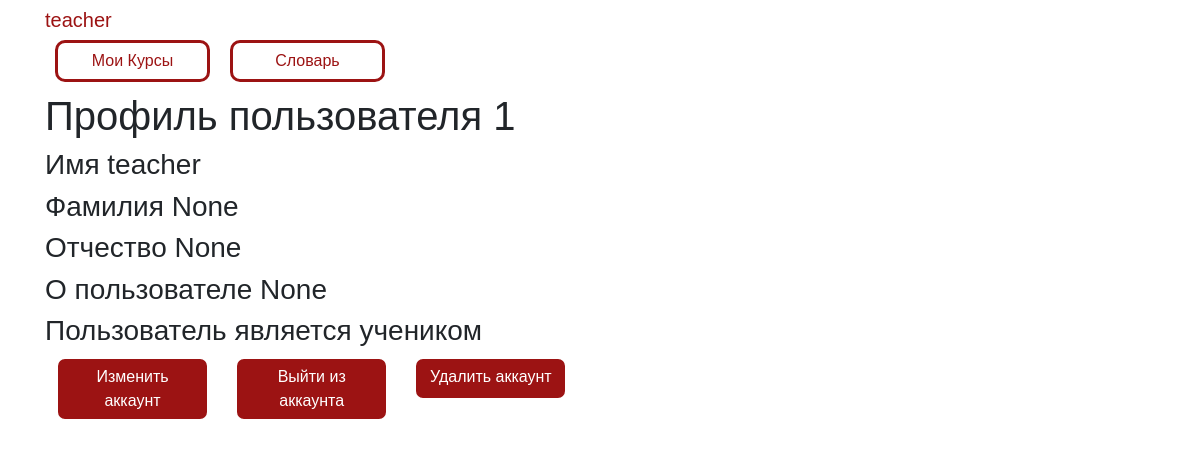
Screenshot of /profile/1 (signed in) with the database file from the repository.
### data/users.py (models this page shows, shortened)
class User(SqlAlchemyBase, UserMixin, SerializerMixin):
    __tablename__ = 'users'
    id = sqlalchemy.Column(sqlalchemy.Integer, primary_key=True, autoincrement=True)
    name = sqlalchemy.Column(sqlalchemy.String, nullable=True)
    last_name = sqlalchemy.Column(sqlalchemy.String, nullable=True)
    patronymic = sqlalchemy.Column(sqlalchemy.String, nullable=True)
    email = sqlalchemy.Column(sqlalchemy.String, index=True, unique=True, nullable=True)
    about = sqlalchemy.Column(sqlalchemy.String, nullable=True)
    hashed_password = sqlalchemy.Column(sqlalchemy.String, nullable=True)
    teacher = sqlalchemy.Column(sqlalchemy.Boolean, nullable=True)
    creator = sqlalchemy.Column(sqlalchemy.Integer, nullable=True)
    courses = orm.relation("Courses", secondary="users_to_course", backref="users")
    words = orm.relation("Words", back_populates='user')
    hash_token = sqlalchemy.Column(sqlalchemy.Integer, nullable=True, unique=True)

### main.py (the view)
@app.route('/profile/<int:user_id>', methods=['GET', 'POST'])
def user_profile(user_id):
    db_sess = db_session.create_session()
    if current_user.id == user_id:
        return render_template('profile.html', user=current_user, is_owner=1)
    profile_user = db_sess.query(User).get(user_id)
    return render_template('profile.html', user=profile_user, is_owner=0)

### data/db_session.py (called while the page is built)
def create_session() -> Session:
    global __factory
    return __factory()

### main.py (called while the page is built)
@login_manager.user_loader
def load_user(user_id):
    db_sess = db_session.create_session()
    return db_sess.query(User).get(user_id)

### templates/profile.html
{% extends "base.html" %}
{% block content %}
<h1>Профиль пользователя {{ user.id }}</h1>
<h3>Имя {{ user.name }}</h3>
<h3>Фамилия {{ user.last_name }}</h3>
<h3>Отчество {{ user.patronymic }}</h3>
<h3>О пользователе {{ user.about }}</h3>
{% if user.teacher %}
<h3>Пользователь является учителем</h3>
{% else %}
<h3>Пользователь является учеником</h3>
{% endif %}
{% if is_owner %}
<a href="/change_profile" class="btn btn-primary">Изменить аккаунт</a>
<a href="/logout" class="btn btn-primary">Выйти из аккаунта</a>
<a href="/delete_user/{{ user.id }}" class="btn btn-primary">Удалить аккаунт</a>
{% else %}
    {% if current_user.id == user.creator %}
        <a class="btn btn-primary" href="/generate_link/{{ user.id }}">Создать ссылку для входа</a>
    {% endif %}
{% endif %}
{% endblock %}

### templates/base.html (shortened to what this page needs)
<!doctype html>
<html lang="en">
<head>
    <link rel="stylesheet"
          href="https://stackpath.bootstrapcdn.com/bootstrap/4.4.1/css/bootstrap.min.css"
>
    <link href="{{ url_for('static', filename='/style.css') }}" rel="stylesheet" />
</head>
<body>
<header class="header">
    <div class="container">
        <div class="header_inner">
            <nav>
                {% if current_user.is_authenticated %}
                <a class="navbar-brand" href="/profile/{{ current_user.id }}">
                    {{ current_user.name}}</a>
                {% endif %}
                {% if current_user.is_authenticated %}
                <div class="nav" id="up buttons">
                    <a id="nav button 1" class="btn btn-white" href="/courses">Мои Курсы</a>
                    <a id="nav button 2" class="btn btn-white" href="/dictionary">Словарь</a>
                </div>
                {% endif %}
            </nav>
        </div>
    </div>
</header>
<main role="main" class="container">
    {% block content %}{% endblock %}
</main>
</body>
</html>

### static/style.css (style rules this page uses)
body { font-family: 'Montserrat', sans-serif; font-size: 15px; color: #33; }
.header { width: 100%; top: 0; left: 0; right: 0; z-index: 1000; }
.navbar-brand { color: #9c1313; position: relative; }
.btn { margin: 0 10px; margin-bottom: 10px; width: 155px; }
.btn-primary { min-width: 45px; min-height: 45px; display: inline-block; vertical-align: top; color: white; overflow: hidden; text-overflow: ellipsis; background-color: #9c1313; border: solid 3px white; border-radius: 10px; }
.btn-white { display: inline-block; vertical-align: top; color: #9c1313; overflow: hidden; text-overflow: ellipsis; background-color: white; border: solid 3px #9c1313; border-radius: 10px; }

### rows the page displays
User: name "teacher", id "1", last_name "None", patronymic "None", about "None"
